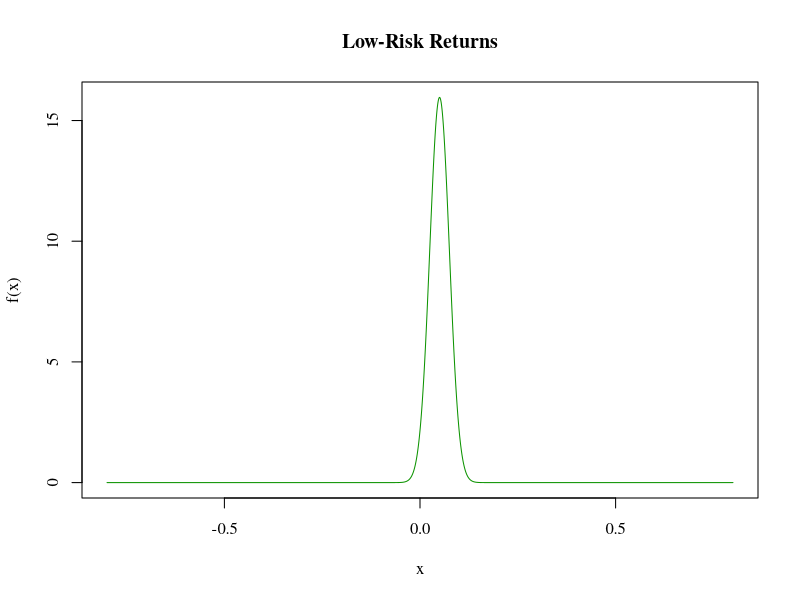
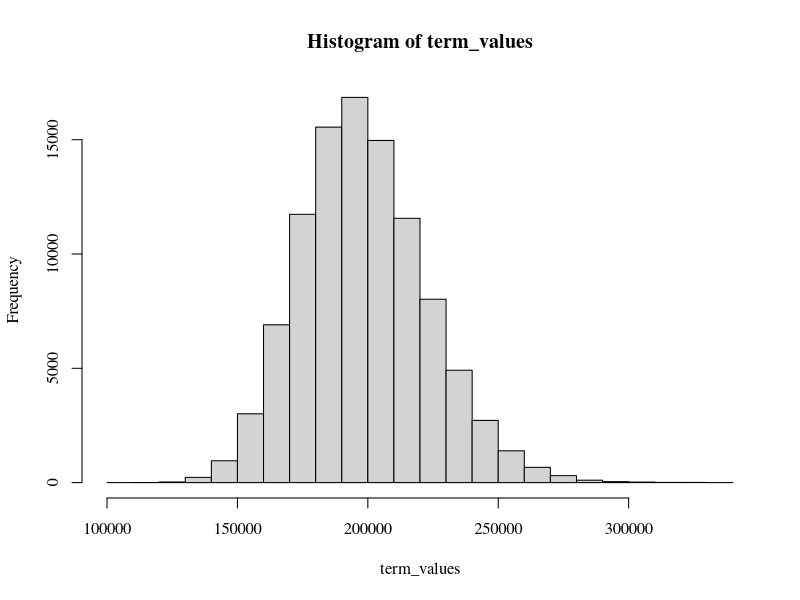
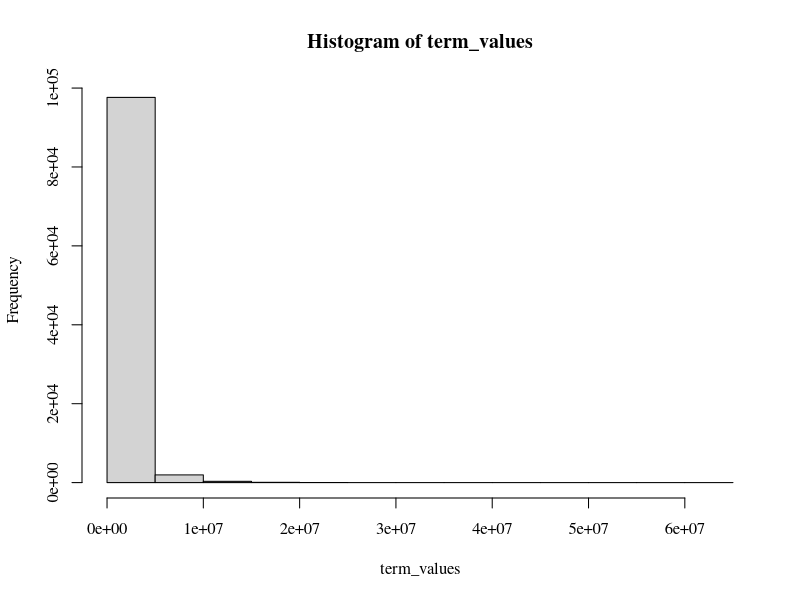
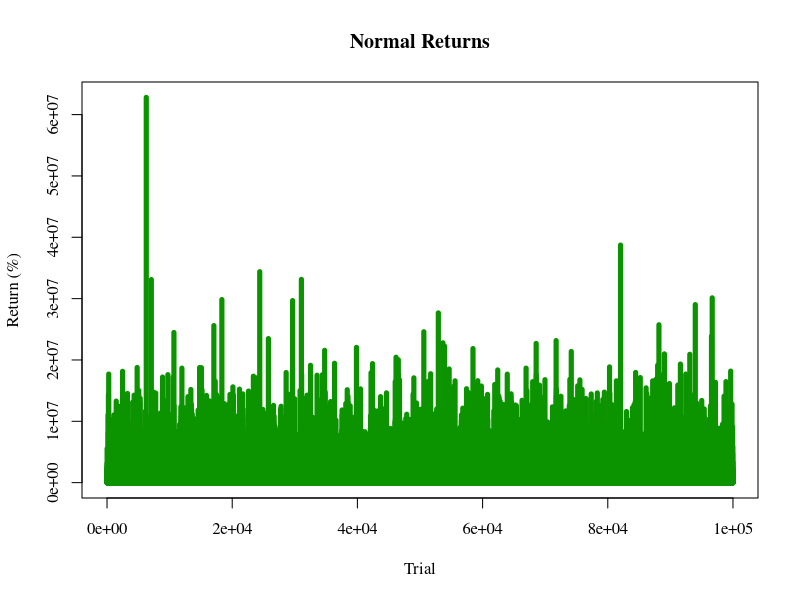

Generate these figures, in order, with R: (Note: this script raises an error after producing the figures.)


# For resetting par - dev.off()

par(family = "serif")
options(scipen = 0.5)

# Defining mean and sd of toy assets

stock_mean <- 0.1
stock_sd <- 0.2

bond_mean <- 0.05
bond_sd <- 0.025

# Chars

x <- seq(from = -0.8,to = 0.8, length.out = 10000)
plot(x, dnorm(x, bond_mean, bond_sd), type = 'l', col = "#0c9300", main = "Low-Risk Returns", ylab = "f(x)", xlab = "x")


# Bond function

trials <- 100000
term_values = vector(length = trials)

for (j in 1:trials) {
    
  bond_val <- vector(length = 50)
  bond_val[1] <- 0
  
  for (i in 2:50) {
    bond_val[i] <- bond_val[i-1]*((1+rnorm(1,bond_mean,bond_sd))) + 1000
  }
  term_values[j] <- bond_val[50]
}

hist(term_values)
mean(term_values)
median(term_values)
quantile(term_values, 0.05)
quantile(term_values, 0.01)

# Stock function

trials <- 100000
term_values = vector(length = trials)

for (j in 1:trials) {
  
  stock_val <- vector(length = 50)
  stock_val[1] <- 0
  
  for (i in 2:50) {
    stock_val[i] <- stock_val[i-1]*((1+rnorm(1,stock_mean,stock_sd))) + 1000
  }
  term_values[j] <- stock_val[50]
}

hist(term_values)
mean(term_values)
median(term_values)
quantile(term_values, 0.05)
quantile(term_values, 0.01)

  # Chart 

  plot(term_values, type = 'h', lwd = 5,
     col = "#0c9300", main = "Normal Returns", ylab = "Return (%)", xlab = "Trial")
  
  hist(, freq = T, col = "#0c9300", 
       ylab = "Trials", xlab = "Wealth (£M)", main = "Laplace Terminal Values")
  
  x <- seq(from = -0.5,to = 0.6, length.out = 10000)
  plot(x, dnorm(x, mean, sd), type = 'l', col = "#0c9300", main = "Normal Distribution", ylab = "f(x)", xlab = "x")



# Ladder function

trials <- 10000
term_values = vector(length = trials)

for (j in 1:trials) {
  
  stock_val <- vector(length = 50)
  bond_val <- vector(length = 50)
  
  stock_val[1] <- 0
  bond_val[1] <- 0
  
  for (i in 2:50) {
    if (i < 26) {
      bond_val[i] <- bond_val[i-1]*(1+rnorm(1,bond_mean,bond_sd))
      stock_val[i] <- stock_val[i-1]*(1+rnorm(1,stock_mean,stock_sd)) + 1000
    } else {
      bond_val[i] <- bond_val[i-1]*(1+rnorm(1,bond_mean,bond_sd)) + 1000
      stock_val[i] <- stock_val[i-1]*(1+rnorm(1,stock_mean,stock_sd))
    }
  }
  term_values[j] <- stock_val[50]+bond_val[50]
}

hist(term_values)
mean(term_values)
median(term_values)
quantile(term_values, 0.05)
quantile(term_values, 0.01)

# Lifecycle function

trials <- 10000
term_values = vector(length = trials)

for (j in 1:trials) {

  bs_target <- seq(0.2, 0.8, length.out = 50) 
  bs_real <- vector(length = 50)
  bs_real[1] <- 0.2
  
  stock_val <- vector(length = 50)
  bond_val <- vector(length = 50)
  
  stock_val[1] <- 0
  bond_val[1] <- 0
  
  for (i in 2:50) {
    
    bond_val[i] <- bond_val[i-1]*(1+rnorm(1,bond_mean,bond_sd)) + 500
    stock_val[i] <- stock_val[i-1]*(1+rnorm(1,stock_mean,stock_sd)) + 500
    
    if ((bond_val[i]/(bond_val[i]+stock_val[i])) > bs_target[i]) {
      while ((bond_val[i]/(bond_val[i]+stock_val[i])) - bs_target[i] > 0.001) {
        bond_val[i] <- bond_val[i] - 10
        stock_val[i] <- stock_val[i] + 10
      }
    } else {
      while (bs_target[i] - (bond_val[i]/(bond_val[i]+stock_val[i])) > 0.001) {
        bond_val[i] <- bond_val[i] + 10
        stock_val[i] <- stock_val[i] - 10
      }
    }
    bs_real[i] <- bond_val[i]/(bond_val[i]+stock_val[i])
  }
  term_values[j] <- stock_val[50]+bond_val[50]
}

hist(term_values)
mean(term_values)
median(term_values)
quantile(term_values, 0.05)
quantile(term_values, 0.01)







### Increasing income ###

inc_vec <- seq(500, 1500, length.out = 50)
length(inc_vec)
inc_vec

# Defining mean and sd of toy assets

stock_mean <- 0.1
stock_sd <- 0.2

bond_mean <- 0.05
bond_sd <- 0.025

# Bond function

trials <- 100000
term_values = vector(length = trials)

for (j in 1:trials) {
  
  bond_val <- vector(length = 50)
  bond_val[1] <- 0
  
  for (i in 2:50) {
    bond_val[i] <- bond_val[i-1]*((1+rnorm(1,bond_mean,bond_sd))) + inc_vec[i]
  }
  term_values[j] <- bond_val[50]
}

hist(term_values)
mean(term_values)
median(term_values)
quantile(term_values, 0.05)
quantile(term_values, 0.01)

# Stock function

trials <- 100000
term_values = vector(length = trials)

for (j in 1:trials) {
  
  stock_val <- vector(length = 50)
  stock_val[1] <- 0
  
  for (i in 2:50) {
    stock_val[i] <- stock_val[i-1]*((1+rnorm(1,stock_mean,stock_sd))) + + inc_vec[i]
  }
  term_values[j] <- stock_val[50]
}

hist(term_values)
mean(term_values)
median(term_values)
quantile(term_values, 0.05)
quantile(term_values, 0.01)

# Ladder function

trials <- 10000
term_values = vector(length = trials)

for (j in 1:trials) {
  
  stock_val <- vector(length = 50)
  bond_val <- vector(length = 50)
  
  stock_val[1] <- 0
  bond_val[1] <- 0
  
  for (i in 2:50) {
    if (i < 26) {
      bond_val[i] <- bond_val[i-1]*(1+rnorm(1,bond_mean,bond_sd))
      stock_val[i] <- stock_val[i-1]*(1+rnorm(1,stock_mean,stock_sd)) + inc_vec[i]
    } else {
      bond_val[i] <- bond_val[i-1]*(1+rnorm(1,bond_mean,bond_sd)) + inc_vec[i]
      stock_val[i] <- stock_val[i-1]*(1+rnorm(1,stock_mean,stock_sd))
    }
  }
  term_values[j] <- stock_val[50]+bond_val[50]
}

hist(term_values)
mean(term_values)
median(term_values)
quantile(term_values, 0.05)
quantile(term_values, 0.01)

# Lifecycle function

trials <- 10000
term_values = vector(length = trials)

for (j in 1:trials) {
  
  bs_target <- seq(0.2, 0.8, length.out = 50) 
  bs_real <- vector(length = 50)
  bs_real[1] <- 0.2
  
  stock_val <- vector(length = 50)
  bond_val <- vector(length = 50)
  
  stock_val[1] <- 0
  bond_val[1] <- 0
  
  for (i in 2:50) {
    
    bond_val[i] <- bond_val[i-1]*(1+rnorm(1,bond_mean,bond_sd)) + inc_vec[i]/2
    stock_val[i] <- stock_val[i-1]*(1+rnorm(1,stock_mean,stock_sd)) + inc_vec[i]/2
    
    if ((bond_val[i]/(bond_val[i]+stock_val[i])) > bs_target[i]) {
      while ((bond_val[i]/(bond_val[i]+stock_val[i])) - bs_target[i] > 0.001) {
        bond_val[i] <- bond_val[i] - 10
        stock_val[i] <- stock_val[i] + 10
      }
    } else {
      while (bs_target[i] - (bond_val[i]/(bond_val[i]+stock_val[i])) > 0.001) {
        bond_val[i] <- bond_val[i] + 10
        stock_val[i] <- stock_val[i] - 10
      }
    }
    bs_real[i] <- bond_val[i]/(bond_val[i]+stock_val[i])
  }
  term_values[j] <- stock_val[50]+bond_val[50]
}

hist(term_values)
mean(term_values)
median(term_values)
quantile(term_values, 0.05)
quantile(term_values, 0.01)




